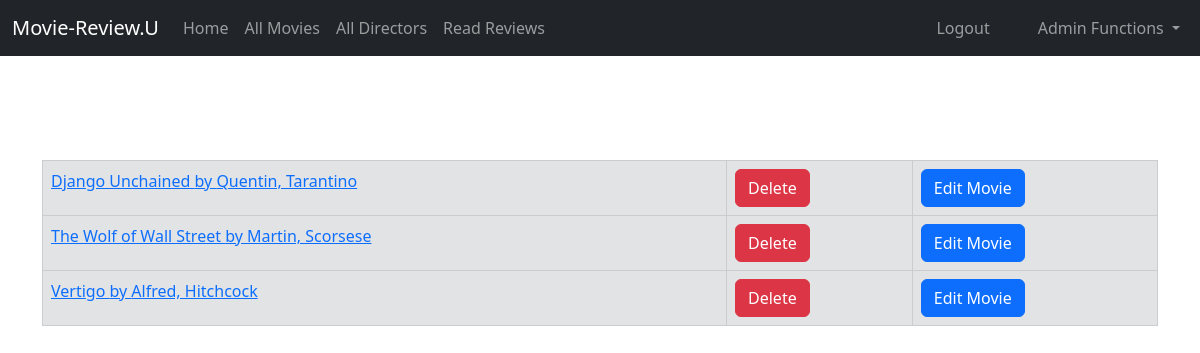
/movie_list/ (signed in), run on the app's committed database.
### catalog/models.py (models this page shows, shortened)
class Movie(models.Model):
    title = models.CharField(max_length=200)
    director = models.ForeignKey('Director', on_delete=models.RESTRICT, null=True)
    description = models.TextField(max_length=1000, help_text='Enter a summary of the movie')
    runtime = models.TimeField()
    genre = models.ManyToManyField(Genre, help_text='Select a genre(s) for this movie')
    def get_absolute_url(self):
        return reverse('movie_detail', args=[str(self.id)])

class Director(models.Model):
    first_name = models.CharField(max_length=100)
    last_name = models.CharField(max_length=100)
    date_of_birth = models.DateField(null=True, blank=True)
    date_of_death = models.DateField('Died', null=True, blank=True)
    director_photo = models.ImageField(upload_to='image/', null=True, blank=True)
    class Meta:
        ordering = ['first_name', 'last_name']
    def __str__(self):
        return f'{self.first_name}, {self.last_name}'

### catalog/views.py (the view)
# urls.py: path('movie_list/', views.MovieListView.as_view(), name='movie_list'),
class MovieListView(LoginRequiredMixin, generic.ListView):
    model = Movie

### catalog/templates/catalog/movie_list.html (shortened to what this page needs)
{% extends "catalog/base.html" %}
{% block content %}
    <h1>Movie List</h1>
    {% if movie_list %}
        <table class="table table-bordered">
            {% for movie in movie_list %}
                <tr class="table-secondary">
                    <td><a href="{{ movie.get_absolute_url }}">{{ movie.title }} by {{ movie.director }}</a></td>
                    {% if user.is_superuser %}
                            <td><a href="{% url 'movie_delete' pk=movie.pk %}"
                                   onclick="return confirm('If reviews exist for movie, they will be deleted. Are you sure you want to delete?')"
                                   class="btn btn-danger">Delete</a>
                            </td>
                        <td><a href="{% url 'movie_update' pk=movie.pk %}" class="btn btn-primary">Edit Movie</a></td>
                    {% endif %}
                </tr>
            {% endfor %}
        </table>
    {% else %}
        <p>There are no movies currently available on the website.</p>
    {% endif %}
{% endblock %}

### catalog/templates/catalog/base.html (style rules this page uses)
body { background-image: url("/media/image/camera.jpeg"); background-position: center; margin: 0; padding: 0; color: white; }

### catalog/templates/catalog/movie_list.html (style rules this page uses)
body { background-image: url("/media/image/camera.jpeg"); background-position: center; margin: 0; padding: 0; color: white; }

### data on the page
Movie: title "Django Unchained", director "Quentin, Tarantino"
Movie: title "The Wolf of Wall Street", director "Martin, Scorsese"
Movie: title "Vertigo", director "Alfred, Hitchcock"
